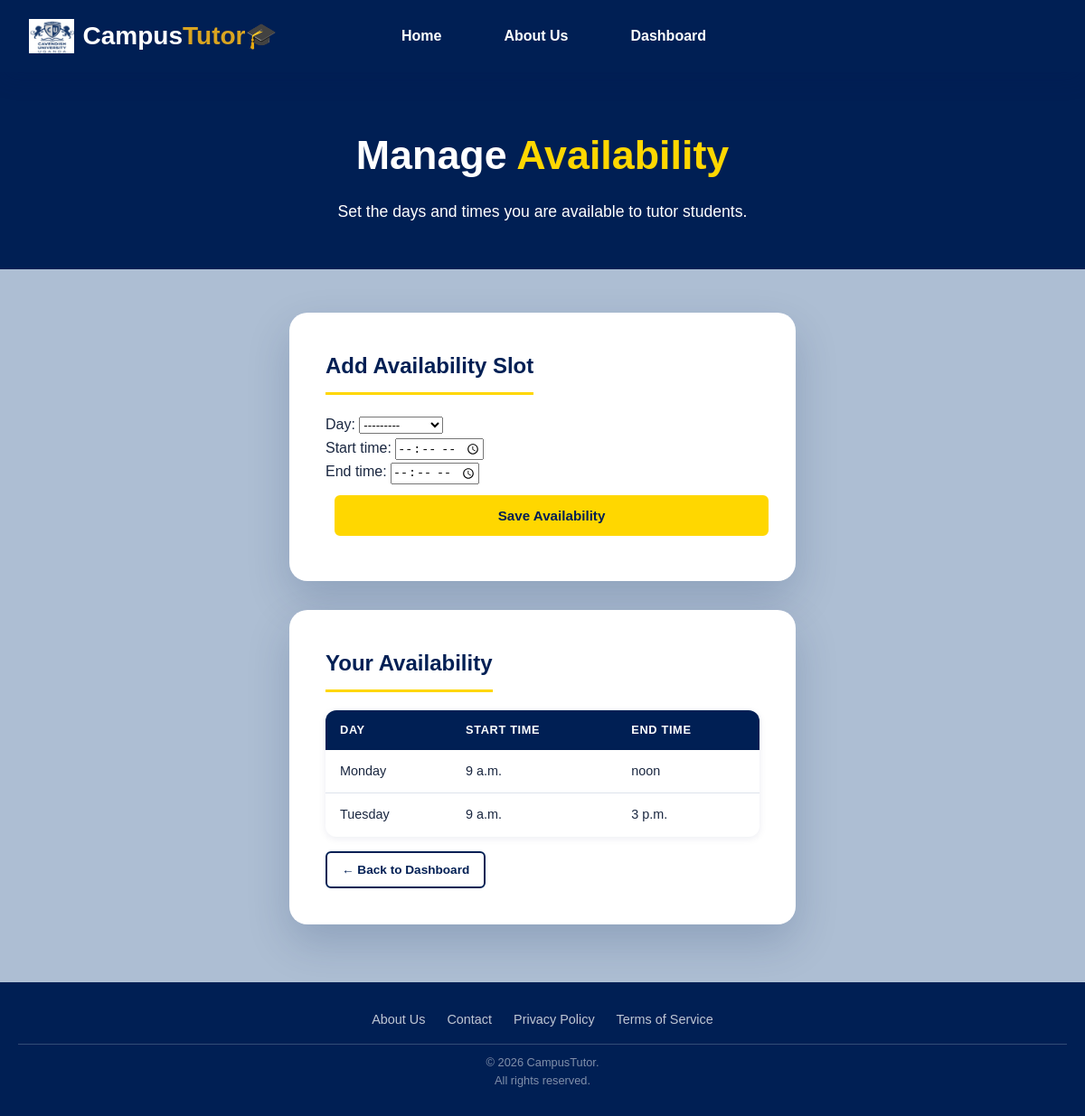
The page /tutor/availability/ (signed in) on the database its author committed.
### tutoring/models.py (models this page shows, shortened)
class Availability(models.Model):
    DAYS = [
        ("Monday", "Monday"),
        ("Tuesday", "Tuesday"),
        ("Wednesday", "Wednesday"),
        ("Thursday", "Thursday"),
        ("Friday", "Friday"),
        ("Saturday", "Saturday"),
        ("Sunday", "Sunday"),
    ]
    tutor = models.ForeignKey(
        TutorProfile,
        on_delete=models.CASCADE,
        related_name="availabilities",
    )
    day = models.CharField(max_length=20, choices=DAYS)
    start_time = models.TimeField()
    end_time = models.TimeField()

### accounts/views.py (the view)
# urls.py: path('tutor/availability/', views.manage_availability, name='manage_availability'),
@login_required
def manage_availability(request):
    if request.user.role != User.TUTOR:
        return redirect('home')
    tutor = request.user.tutor_profile
    if request.method == 'POST':
        form = AvailabilityForm(request.POST)
        if form.is_valid():
            availability = form.save(commit=False)
            availability.tutor = tutor
            availability.save()
            return redirect('manage_availability')
    else:
        form = AvailabilityForm()
    availabilities = Availability.objects.filter(tutor=tutor)
    return render(request, 'manage_availability.html', {
        'form': form,
        'availabilities': availabilities,
    })

### tutoring/forms.py
class AvailabilityForm(forms.ModelForm):
    class Meta:
        model = Availability
        fields = [
            'day',
            'start_time',
            'end_time',
        ]
        widgets = {
            'start_time': forms.TimeInput(
                attrs={'type': 'time'}
            ),
            'end_time': forms.TimeInput(
                attrs={'type': 'time'}
            ),
        }

### templates/manage_availability.html (shortened to what this page needs)
{% extends "base.html" %}
{% block content %}
<div class="page-wrapper">
    <div class="page-hero">
        <h1>Manage <span class="hero-accent">Availability</span></h1>
        <p>Set the days and times you are available to tutor students.</p>
    </div>
    <main class="main-content" style="display:flex; flex-direction:column; align-items:center; padding-top:48px; padding-bottom:64px; gap:32px;">
        <div class="form-card" style="max-width:560px; width:100%;">
            <h2 class="section-heading">Add Availability Slot</h2>
            <form method="POST">
                {{ form.as_p }}
                <button type="submit" class="btn btn-primary w-full" style="margin-top:12px;">
                    Save Availability
                </button>
            </form>
        </div>
        <div class="form-card" style="max-width:560px; width:100%;">
            <h2 class="section-heading">Your Availability</h2>
            <div class="ct-table-wrap">
                <table class="ct-table">
                    <thead>
                        <tr>
                            <th>Day</th>
                            <th>Start Time</th>
                            <th>End Time</th>
                        </tr>
                    </thead>
                    <tbody>
                        {% for availability in availabilities %}
                        <tr>
                            <td>{{ availability.day }}</td>
                            <td>{{ availability.start_time }}</td>
                            <td>{{ availability.end_time }}</td>
                        </tr>
                        {% empty %}
                        <tr>
                            <td colspan="3" style="text-align:center; color:var(--text-muted); padding:20px;">
                                No availability added yet.
                            </td>
                        </tr>
                        {% endfor %}
                    </tbody>
                </table>
            </div>
            <div class="action-row" style="margin-top:16px;">
                <a href="{% url 'tutor_dashboard' %}" class="btn btn-outline btn-sm">← Back to Dashboard</a>
            </div>
        </div>
    </main>
</div>
{% endblock %}

### static/css/style.css (style rules this page uses)
* { margin: 0; padding: 0; box-sizing: border-box; }
body { background-color: #adbed3; font-family: Arial, Helvetica, sans-serif; min-height: 100vh; display: flex; flex-direction: column; }
main { flex: 1; padding: 60px 20px; }
.btn-primary { display: inline-block; background-color: goldenrod; color: #001f54; text-decoration: none; padding: 14px 24px; border-radius: 8px; font-weight: bold; margin: 10px; transition: all 0.3s ease; }

### static/css/app.css (style rules this page uses)
:root { --navy: #001f54; --gold: #ffd700; --goldenrod: goldenrod; --bg: #adbed3; --white: #ffffff; --off-white: #fafafa; --light-grey: #f0f3f7; --border: #dde3ec; --text-main: #1a2740; --text-muted: #5a6a80; --shadow-sm: 0 2px 8px rgba(0,31,84,.08); --shadow-md: 0 8px 24px rgba(0,31,84,.14); --shadow-lg: 0 20px 48px rgba(0,31,84,.18); --radius-sm: 6px; --radius-md: 12px; --radius-lg: 20px; --transition: all 0.28s ease; --space-xs: 4px; --space-sm: 8px; --space-md: 16px; --space-lg: 32px; --space-xl: 64px; }
*, *::before, *::after { margin: 0; padding: 0; box-sizing: border-box; }
html { scroll-behavior: smooth; }
body { font-family: Arial, Helvetica, sans-serif; background-color: var(--bg); color: var(--text-main); min-height: 100vh; display: flex; flex-direction: column; font-size: 16px; line-height: 1.6; }
a { color: inherit; text-decoration: none; }
.page-wrapper { padding-top: 80px; flex: 1; display: flex; flex-direction: column; }
.page-hero { background-color: var(--navy); color: var(--white); padding: 56px 40px 48px; text-align: center; }
.page-hero h1 { font-size: clamp(1.8rem, 4vw, 2.8rem); font-weight: 700; margin-bottom: 12px; }
.page-hero p { font-size: 1.1rem; opacity: .85; max-width: 600px; margin: 0 auto; line-height: 1.7; }
.page-hero .hero-accent { color: var(--gold); }
.page-wrapper > .page-hero:first-child { margin-top: -80px; padding-top: 136px; }
.main-content { flex: 1; padding: 48px 32px; max-width: 1200px; width: 100%; margin: 0 auto; }
.section-heading { font-size: 1.5rem; font-weight: 700; color: var(--navy); margin-bottom: 20px; padding-bottom: 10px; border-bottom: 3px solid var(--gold); display: inline-block; }
.btn { display: inline-flex; align-items: center; justify-content: center; gap: 8px; padding: 12px 24px; border-radius: var(--radius-sm); font-weight: 700; font-size: .95rem; border: 2px solid transparent; cursor: pointer; transition: var(--transition); text-decoration: none; white-space: nowrap; }
.btn-primary { background-color: var(--gold); color: var(--navy); border-color: var(--gold); }
.btn-outline { background: transparent; color: var(--navy); border-color: var(--navy); }
.btn-sm { padding: 8px 16px; font-size: .85rem; }
.form-card { background: var(--white); border-radius: var(--radius-lg); box-shadow: var(--shadow-lg); padding: 40px; max-width: 560px; width: 100%; }
.ct-table-wrap { overflow-x: auto; background: var(--white); border-radius: var(--radius-md); box-shadow: var(--shadow-sm); }
.ct-table { width: 100%; border-collapse: collapse; font-size: .9rem; }
.ct-table th { background: var(--navy); color: var(--white); padding: 12px 16px; text-align: left; font-weight: 600; font-size: .8rem; letter-spacing: .05em; text-transform: uppercase; }
.ct-table td { padding: 12px 16px; border-bottom: 1px solid var(--border); color: var(--text-main); vertical-align: middle; }
.ct-table tr:last-child td { border-bottom: none; }
.action-row { display: flex; gap: 12px; flex-wrap: wrap; align-items: center; margin-top: 16px; }
.w-full { width: 100%; }
.page-hero h1 { opacity: 0; animation: heroFadeUp 0.7s ease-out forwards; }
.page-hero p { opacity: 0; animation: heroFadeUp 0.7s ease-out forwards; animation-delay: 0.2s; }

### rows shown on the page
Availability: day "Monday", start_time "9 a.m.", end_time "noon"
Availability: day "Tuesday", start_time "9 a.m.", end_time "3 p.m."
